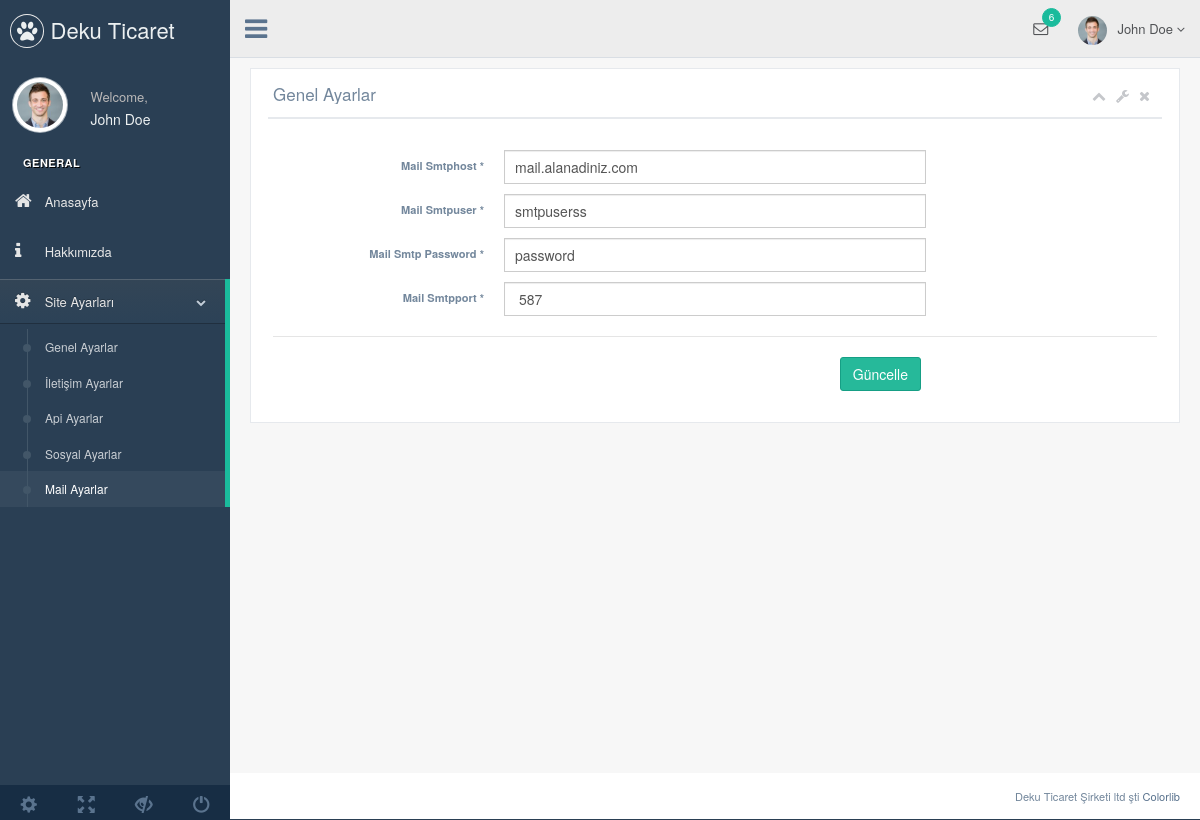
Screenshot of /admin/production/mail-ayar.php with the database file from the repository.
### tables this page shows
CREATE TABLE `ayar` (
  `ayar_id` int(11) NOT NULL,
  `ayar_logo` varchar(250) NOT NULL,
  `ayar_title` varchar(50) NOT NULL,
  `ayar_description` varchar(50) NOT NULL,
  `ayar_keywords` varchar(50) NOT NULL,
  `ayar_author` varchar(50) NOT NULL,
  `ayar_tel` varchar(50) NOT NULL,
  `ayar_gsm` varchar(50) NOT NULL,
  `ayar_faks` varchar(50) NOT NULL,
  `ayar_mail` varchar(50) NOT NULL,
  `ayar_ilce` varchar(50) NOT NULL,
  `ayar_il` varchar(50) NOT NULL,
  `ayar_adress` varchar(250) NOT NULL,
  `ayar_mesai` varchar(250) NOT NULL,
  `ayar_maps` varchar(250) NOT NULL,
  `ayar_analystic` varchar(50) NOT NULL,
  `ayar_zopim` varchar(250) NOT NULL,
  `ayar_facebook` varchar(50) NOT NULL,
  `ayar_twitter` varchar(50) NOT NULL,
  `ayar_google` varchar(50) NOT NULL,
  `ayar_youtube` varchar(50) NOT NULL,
  `ayar_smtphost` varchar(50) NOT NULL,
  `ayar_smtpuser` varchar(50) NOT NULL,
  `ayar_smtppassword` varchar(50) NOT NULL,
  `ayar_smtpport` varchar(50) NOT NULL,
  `ayar_bakim` enum('0','1') NOT NULL DEFAULT '1'
);

### admin/production/mail-ayar.php (the view, shortened to what this page needs)
<?php
require_once 'header.php';
?>
<div class="right_col" role="main">
  <div class="">
    <div class="row">
      <div class="col-md-12 col-sm-12 col-xs-12">
        <div class="x_panel">
          <div class="x_title">
            <h2>Genel Ayarlar
              <small>
            </h2>
            <ul class="nav navbar-right panel_toolbox">
              <li><a class="collapse-link"><i class="fa fa-chevron-up"></i></a>
              </li>
              <li class="dropdown">
                <a href="#" class="dropdown-toggle" data-toggle="dropdown" role="button" aria-expanded="false"><i class="fa fa-wrench"></i></a>
              </li>
              <li><a class="close-link"><i class="fa fa-close"></i></a>
              </li>
            </ul>
            <div class="clearfix"></div>
          </div>
          <div class="x_content">
            <br />
            <form action="../nesting/islem.php" method="POST" id="demo-form2" data-parsley-validate class="form-horizontal form-label-left">
              <div class="form-group">
                <label class="control-label col-md-3 col-sm-3 col-xs-12" for="first-name">Mail Smtphost <span class="required">*</span>
                </label>
                <div class="col-md-6 col-sm-6 col-xs-12">
                  <input value="<?php echo $ayarcek['ayar_smtphost'] ?>" name="ayar_smtphost" type="text" id="first-name" required="required" class="form-control col-md-7 col-xs-12">
                </div>
              </div>
              <div class="form-group">
                <label class="control-label col-md-3 col-sm-3 col-xs-12" for="first-name">Mail Smtpuser <span class="required">*</span>
                </label>
                <div class="col-md-6 col-sm-6 col-xs-12">
                  <input value="<?php echo $ayarcek['ayar_smtpuser'] ?>" name="ayar_smtpuser" type="text" id="first-name" required="required" class="form-control col-md-7 col-xs-12">
                </div>
              </div>
              <div class="form-group">
                <label class="control-label col-md-3 col-sm-3 col-xs-12" for="first-name">Mail Smtp Password <span class="required">*</span>
                </label>
                <div class="col-md-6 col-sm-6 col-xs-12">
                  <input value="<?php echo $ayarcek['ayar_smtppassword'] ?>" name="ayar_smtppassword" type="text" id="first-name" required="required" class="form-control col-md-7 col-xs-12">
                </div>
              </div>
              <div class="form-group">
                <label class="control-label col-md-3 col-sm-3 col-xs-12" for="first-name">Mail Smtpport <span class="required">*</span>
                </label>
                <div class="col-md-6 col-sm-6 col-xs-12">
                  <input value="<?php echo $ayarcek['ayar_smtpport'] ?>" name="ayar_smtpport" type="text" id="first-name" required="required" class="form-control col-md-7 col-xs-12">
                </div>
              </div>
              <div class="ln_solid"></div>
              <div class="form-group">
                <div class="col-md-6 col-sm-6 col-xs-12 col-md-offset-3 text-right">
                  <button type="submit" name="mailayarkaydet" class="btn btn-success">Güncelle</button>
                </div>
              </div>
            </form>
          </div>
        </div>
      </div>
    </div>
  </div>
</div>
<?php
require_once 'footer.php';
?>

### rows the page displays
ayar: ayar_smtphost "mail.alanadiniz.com", ayar_smtpuser "smtpuserss", ayar_smtppassword "password", ayar_smtpport "587"
